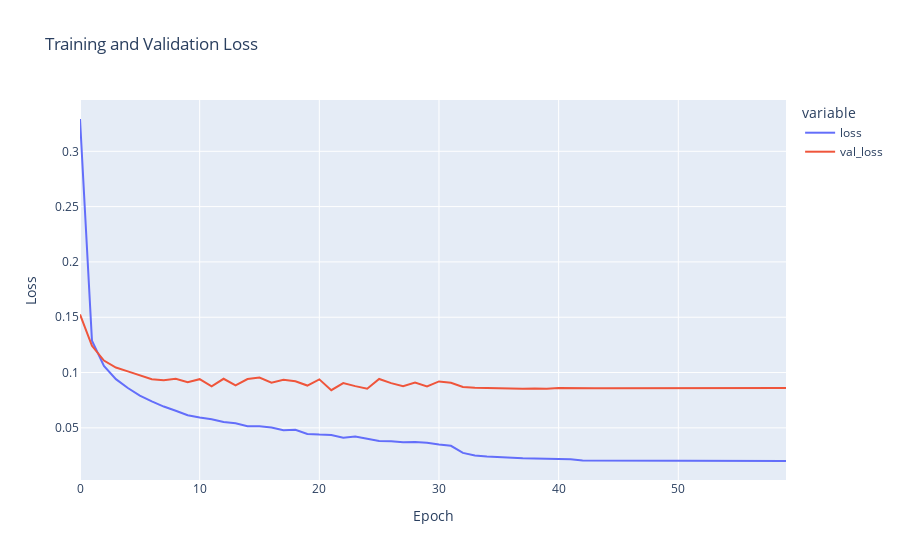

Notebook source saved alongside this figure:
### Code cell
fig = px.line(
    history.history, 
    y = ['loss', 'val_loss'],
    labels = {'index': 'Epoch', 'value': 'Loss'},
    title = 'Training and Validation Loss'
)

fig.show()

### Figure 1 — Plotly figure (JSON) as saved in the notebook; plotly's stock layout.template omitted (floating-point values rounded to 4 significant figures)
{"data": [{"hovertemplate": "variable=loss<br>Epoch=%{x}<br>Loss=%{y}<extra></extra>", "legendgroup": "loss", "line": {"color": "#636efa", "dash": "solid"}, "marker": {"symbol": "circle"}, "mode": "lines", "name": "loss", "orientation": "v", "showlegend": true, "type": "scatter", "x": [0, 1, 2, 3, 4, 5, 6, 7, 8, 9, 10, 11, 12, 13, 14, 15, 16, 17, 18, 19, 20, 21, 22, 23, 24, 25, 26, 27, 28, 29, 30, 31, 32, 33, 34, 35, 36, 37, 38, 39, 40, 41, 42, 43, 44, 45, 46, 47, 48, 49, 50, 51, 52, 53, 54, 55, 56, 57, 58, 59], "xaxis": "x", "y": [0.3292, 0.1287, 0.1059, 0.09403, 0.08602, 0.07912, 0.07398, 0.06926, 0.06548, 0.06141, 0.05927, 0.05779, 0.05529, 0.05425, 0.0514, 0.05139, 0.05035, 0.04783, 0.0483, 0.04452, 0.04389, 0.04361, 0.04106, 0.04217, 0.04016, 0.03818, 0.03794, 0.03702, 0.03727, 0.03647, 0.03488, 0.03378, 0.02739, 0.02511, 0.02413, 0.02343, 0.02301, 0.02258, 0.02234, 0.02208, 0.02176, 0.0216, 0.02046, 0.02041, 0.02037, 0.02034, 0.02031, 0.02029, 0.02027, 0.02024, 0.02022, 0.02019, 0.02006, 0.02005, 0.02005, 0.02005, 0.02005, 0.02004, 0.02004, 0.02004], "yaxis": "y"}, {"hovertemplate": "variable=val_loss<br>Epoch=%{x}<br>Loss=%{y}<extra></extra>", "legendgroup": "val_loss", "line": {"color": "#EF553B", "dash": "solid"}, "marker": {"symbol": "circle"}, "mode": "lines", "name": "val_loss", "orientation": "v", "showlegend": true, "type": "scatter", "x": [0, 1, 2, 3, 4, 5, 6, 7, 8, 9, 10, 11, 12, 13, 14, 15, 16, 17, 18, 19, 20, 21, 22, 23, 24, 25, 26, 27, 28, 29, 30, 31, 32, 33, 34, 35, 36, 37, 38, 39, 40, 41, 42, 43, 44, 45, 46, 47, 48, 49, 50, 51, 52, 53, 54, 55, 56, 57, 58, 59], "xaxis": "x", "y": [0.1525, 0.1242, 0.1109, 0.1045, 0.1011, 0.0975, 0.09391, 0.09306, 0.09436, 0.09123, 0.094, 0.08762, 0.09437, 0.08843, 0.09416, 0.09554, 0.09081, 0.09352, 0.09215, 0.08826, 0.09383, 0.08409, 0.0905, 0.08772, 0.08531, 0.09421, 0.09042, 0.08765, 0.09087, 0.08749, 0.09196, 0.09076, 0.08692, 0.08625, 0.08594, 0.08544, 0.08516, 0.08537, 0.08565, 0.08527, 0.08597, 0.08575, 0.08574, 0.08579, 0.08584, 0.08583, 0.08587, 0.08591, 0.08595, 0.08597, 0.086, 0.08601, 0.08602, 0.08602, 0.08603, 0.08603, 0.08604, 0.08604, 0.08605, 0.08605], "yaxis": "y"}], "layout": {"legend": {"title": {"text": "variable"}, "tracegroupgap": 0}, "title": {"text": "Training and Validation Loss"}, "xaxis": {"anchor": "y", "domain": [0, 1], "title": {"text": "Epoch"}}, "yaxis": {"anchor": "x", "domain": [0, 1], "title": {"text": "Loss"}}}}
